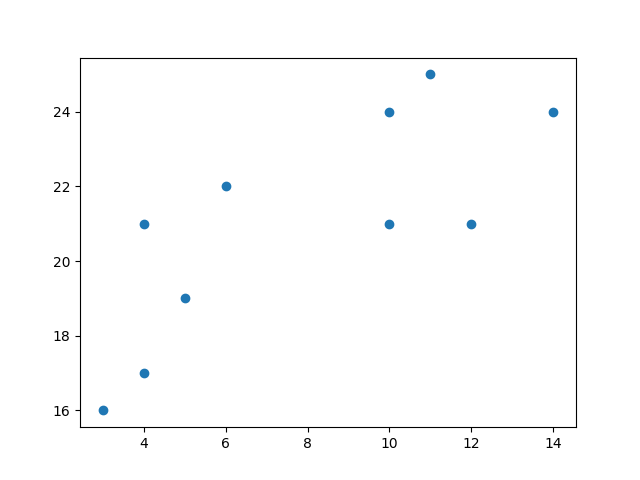

Write the Python code that produced this figure.
# W3Schools, Python Machine Learning, Hierarchical Clustering
import numpy as np
import matplotlib.pyplot as plt

x = [4, 5, 10, 4, 3, 11, 14 , 6, 10, 12]
y = [21, 19, 24, 17, 16, 25, 24, 22, 21, 21]

plt.scatter(x, y)
plt.show()
